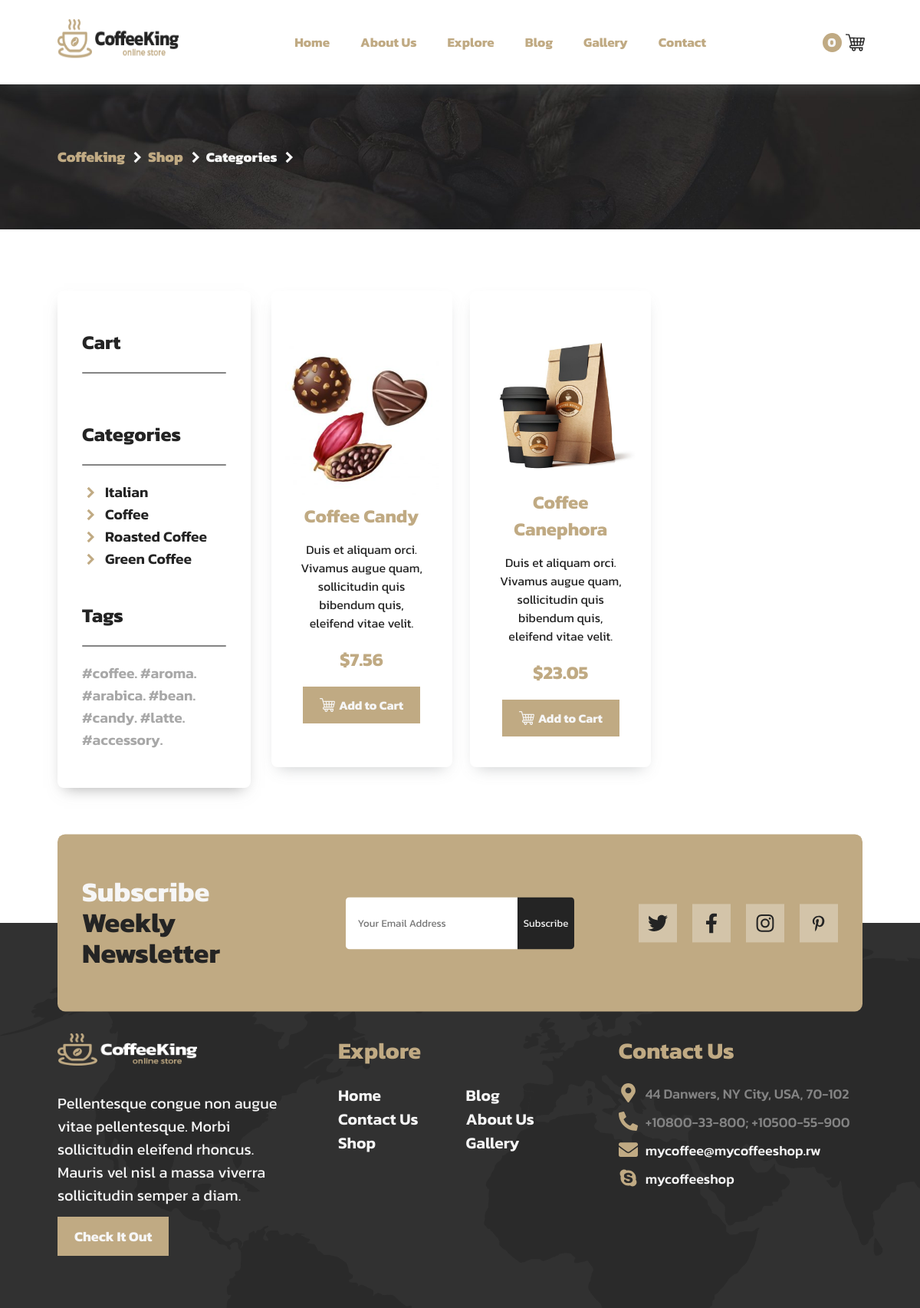
Page /ui/pages/explore/shop/categories/index.php on the committed database.
### tables this page shows
CREATE TABLE `pro_categories` (
  `ID` int(11) NOT NULL,
  `Category_Name` mediumtext NOT NULL
);

CREATE TABLE `pro_tags` (
  `ID` int(11) NOT NULL,
  `Tag_Name` mediumtext NOT NULL
);

CREATE TABLE `product` (
  `ID` int(11) NOT NULL,
  `Product_Name` varchar(2000) NOT NULL,
  `Product_Price` double(250,2) NOT NULL,
  `Product_Discount` double(250,2) NOT NULL,
  `Brief` mediumtext NOT NULL,
  `Quantity` int(100) NOT NULL,
  `Categories` varchar(2000) NOT NULL,
  `Tags` varchar(2000) NOT NULL,
  `Main_Preview` mediumtext NOT NULL,
  `Sub_Preview_1` mediumtext NOT NULL,
  `Sub_Preview_2` mediumtext NOT NULL,
  `Description` longtext NOT NULL,
  `Comments` int(11) NOT NULL
);

### ui/pages/explore/shop/categories/index.php (the view, shortened to what this page needs)
<?php
include "../../../../../admin/auth/connection.php";
?>
<!DOCTYPE html>
<html lang="en">
<head>
    <link rel="stylesheet" href="../../../../css/explore/shop/main.css">
</head>
<body>
    <header id="mainHeader" class="header">
        <div class="header-cont container">
            <a href="../../../../../" class="logo">
                <img src="../../../../assets/09/logo_black-9.png" alt="">
            </a>
            <nav id="navMenu">
                <a href="../../../../../">Home</a>
                <div class="dropdown">
                    <button>About Us</button>
                </div>
                <div class="dropdown">
                    <button>Explore</button>
                </div>
                <a href="../../../blog/">Blog</a>
                <a href="../../../gallery/">Gallery</a>
                <a href="../../../contact/">Contact</a>
            </nav>
            <div class="header-next">
                <a href="../../cart/" class="header-next-cart">
                    <div class="header-next-number">
                        0
                    </div>
                </a>
            </div>
        </div>
    </header>
    <div class="home-mini">
        <div class="home-mini-cont container">
            <div class="home-mini-links">
                <a href="../../../../../../" class="activeHomeMini">Coffeking</a>
                <svg xmlns="http://www.w3.org/2000/svg" xmlns:xlink="http://www.w3.org/1999/xlink" viewBox="0 0 26 26">
                    <path d="M11.414063 3.585938L8.585938 6.414063L15.171875 13L8.585938 19.585938L11.414063 22.414063L20.828125 13Z" />
                </svg>
                <a href="../../../shop/" class="activeHomeMini">Shop</a>
                <svg xmlns="http://www.w3.org/2000/svg" xmlns:xlink="http://www.w3.org/1999/xlink" viewBox="0 0 26 26">
                    <path d="M11.414063 3.585938L8.585938 6.414063L15.171875 13L8.585938 19.585938L11.414063 22.414063L20.828125 13Z" />
                </svg>
                <p>Categories</p>
                <svg xmlns="http://www.w3.org/2000/svg" xmlns:xlink="http://www.w3.org/1999/xlink" viewBox="0 0 26 26">
                    <path d="M11.414063 3.585938L8.585938 6.414063L15.171875 13L8.585938 19.585938L11.414063 22.414063L20.828125 13Z" />
                </svg>
            </div>
        </div>
    </div>
    <div class="product-main">
        <div class="product-cont container">
            <?php include "../sidenav_2.php";
            $sql = mysqli_query($conn, "SELECT * FROM product WHERE Categories = $catid");
            if (mysqli_num_rows($sql) == 0) {
            ?>
                <p id="noProducts">No Products In This Category Yet</p>
            <?php } else { ?>
                <div class="product-cont-right">
                    <?php
                    $prod = mysqli_query($conn, "SELECT * FROM product WHERE Categories = $catid");
                    while ($prodfetch = mysqli_fetch_array($prod)) {
                        $prodid = $prodfetch['ID'];
                        $prodname = $prodfetch['Product_Name'];
                        $prodBrief = $prodfetch['Brief'];
                        $prodprice = $prodfetch['Product_Price'];
                        $prodDisc = $prodfetch['Product_Discount'];
                        $prodimg = $prodfetch['Main_Preview'];
                        $prodstock = $prodfetch['Quantity'];
                    ?>
                        <div class="product-crd">
                            <div class="product-crd-img">
                                <img src="../../../../assets/09/<?php echo $prodimg ?>" alt="">
                            </div>
                            <a href='../product/?product="<?php echo $prodid ?>"'><?php echo $prodname ?></a>
                            <p><?php echo $prodBrief ?></p>
                            <div class="product-crd-price">
                                <?php
                                if ($prodprice == $prodDisc) {
                                ?>
                                    <h1>$<?php echo $prodprice ?></h1>
                                <?php } else { ?>
                                    <del>$<?php echo $prodprice ?></del>
                                    <h1>$<?php echo $prodDisc ?></h1>
                                <?php } ?>
                            </div>
                            <button class="more cart-btn" <?php if ($prodstock <= 0) {
                                                                echo "disabled";
                                                            } ?>>
                                Add to Cart
                            </button>
                        </div>
                    <?php } ?>
                </div>
            <?php } ?>
        </div>
    </div>
    <div class="footer">
        <div class="footer-cont container">
            <div class="footer-cont-first">
                <div class="footer-cont-first-logo">
                    <img src="../../../../assets/09/logo_white-7.png" alt="">
                </div>
                <p>Pellentesque congue non augue vitae pellentesque. Morbi sollicitudin eleifend rhoncus. Mauris vel nisl a massa viverra sollicitudin semper a diam.</p>
                <a href="../../../soon/" class="more">Check It Out</a>
            </div>
            <div class="footer-cont-scnd footer-crds">
                <h1>Explore</h1>
                <div class="footer-cont-scnd-blw">
                    <a href="../../../../../">Home</a>
                    <a href="../../../blog/">Blog</a>
                    <a href="../../../contact/">Contact Us</a>
                    <a href="../../../about/about/">About Us</a>
                    <a href="../../../explore/shop/">Shop</a>
                    <a href="../../../gallery/">Gallery</a>
                </div>
            </div>
            <div class="footer-cont-thrd footer-crds">
                <h1>Contact Us</h1>
                <div class="footer-cont-thrd-blw">
                    <p>
                        44 Danwers, NY City, USA, 70-102
                    </p>
                    <p>
                        +10800-33-800; +10500-55-900
                    </p>
                    <a href="mailto:mycoffee@mycoffeeshop.rw">
                        mycoffee@mycoffeeshop.rw
                    </a>
                    <a href="">
                        mycoffeeshop
                    </a>
                </div>
            </div>
            <div class="blog-cont-abs">
                <div class="blog-cont-abs-frst">
                    <h1>Subscribe</h1>
                    <h1>
                        <span>Weekly Newsletter</span>
                    </h1>
                </div>
                <form action="">
                    <input type="email" placeholder="Your Email Address" required>
                    <button>Subscribe</button>
                </form>
                <div class="blog-cont-abs-socials">
                    <a href="">
                    </a>
                    <a href="">
                        <svg xmlns="http://www.w3.org/2000/svg" viewBox="0 0 320 512">
                            <path d="M279.14 288l14.22-92.66h-88.91v-60.13c0-25.35 12.42-50.06 52.24-50.06h40.42V6.26S260.43 0 225.36 0c-73.22 0-121.08 44.38-121.08 124.72v70.62H22.89V288h81.39v224h100.17V288z" />
                        </svg>
                    </a>
                    <a href="">
                    </a>
                    <a href="">
                    </a>
                </div>
            </div>
        </div>
    </div>
</body>
</html>

### ui/pages/explore/shop/sidenav_2.php
<?php include "../../../../../admin/auth/connection.php" ?>
<div class="product-cont-left">
    <div class="product-cont-left-crd">
        <h1>Cart</h1>
        <hr>
    </div>
    <div class="product-cont-left-crd">
        <h1>Categories</h1>
        <hr>
        <?php
        $sql = mysqli_query($conn, "SELECT * FROM pro_categories");
        while ($row = mysqli_fetch_array($sql)) {
            $catid = $row['ID'];
            $catname = $row['Category_Name'];
        ?>
            <p>
                <svg xmlns="http://www.w3.org/2000/svg" xmlns:xlink="http://www.w3.org/1999/xlink" viewBox="0 0 26 26">
                    <path d="M11.414063 3.585938L8.585938 6.414063L15.171875 13L8.585938 19.585938L11.414063 22.414063L20.828125 13Z" />
                </svg>
                <a href='../categories?category=<?php echo $catid ?>' class="<?php
                                                                            if (isset($_GET['category'])) {
                                                                                if ($_GET['category'] == $id) {
                                                                                    echo "activeCategory";
                                                                                }
                                                                            }
                                                                            ?>">
                    <?php echo $catname ?>
                </a>
            </p>
        <?php } ?>
    </div>
    <div class="product-cont-left-crd tags">
        <h1>Tags</h1>
        <hr>
        <?php
        $sql = mysqli_query($conn, "SELECT * FROM pro_tags");
        while ($row = mysqli_fetch_array($sql)) {
            $tagid = $row['ID'];
            $tagname = $row['Tag_Name'];
        ?>
            <a href='../tags/?tag=<?php echo $tagid ?>' class="<?php
                                                            if (isset($_GET['tag'])) {
                                                                if ($_GET['tag'] == $id) {
                                                                    echo "activeTag";
                                                                }
                                                            }
                                                            ?>">#<?php echo $tagname ?>.</a>
        <?php } ?>
    </div>
</div>

### rows in the picture
pro_categories: Category_Name "Italian"
pro_categories: Category_Name "Coffee"
pro_categories: Category_Name "Roasted Coffee"
pro_categories: Category_Name "Green Coffee"
pro_tags: Tag_Name "coffee"
pro_tags: Tag_Name "aroma"
pro_tags: Tag_Name "arabica"
pro_tags: Tag_Name "bean"
pro_tags: Tag_Name "candy"
pro_tags: Tag_Name "latte"
pro_tags: Tag_Name "accessory"
product: Main_Preview (picture), Product_Name "Coffee Candy", Brief "Duis et aliquam orci. Vivamus augue quam, sollicitudin quis bibendum quis, eleifend vitae velit.", Product_Price "7.56"
product: Main_Preview (picture), Product_Name "Coffee Canephora", Brief "Duis et aliquam orci. Vivamus augue quam, sollicitudin quis bibendum quis, eleifend vitae velit.", Product_Price "23.05"
